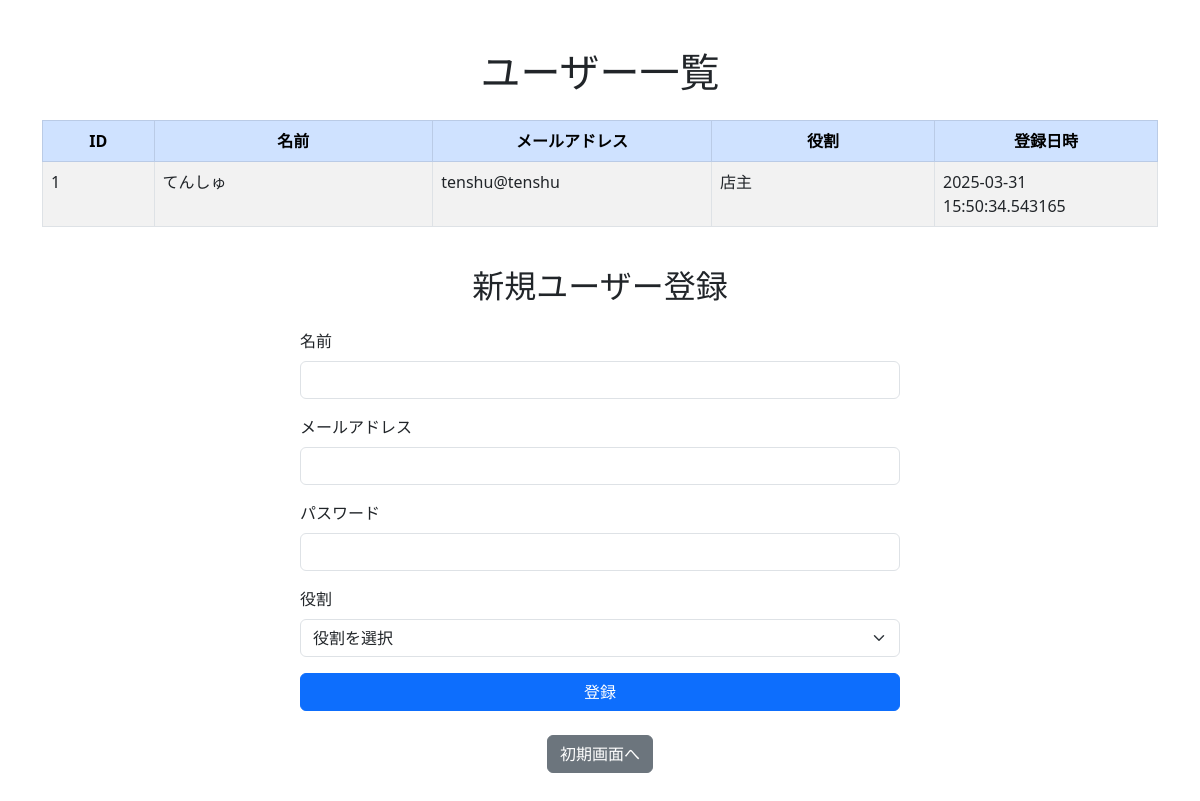
/users, run on an earlier commit of the app's database.
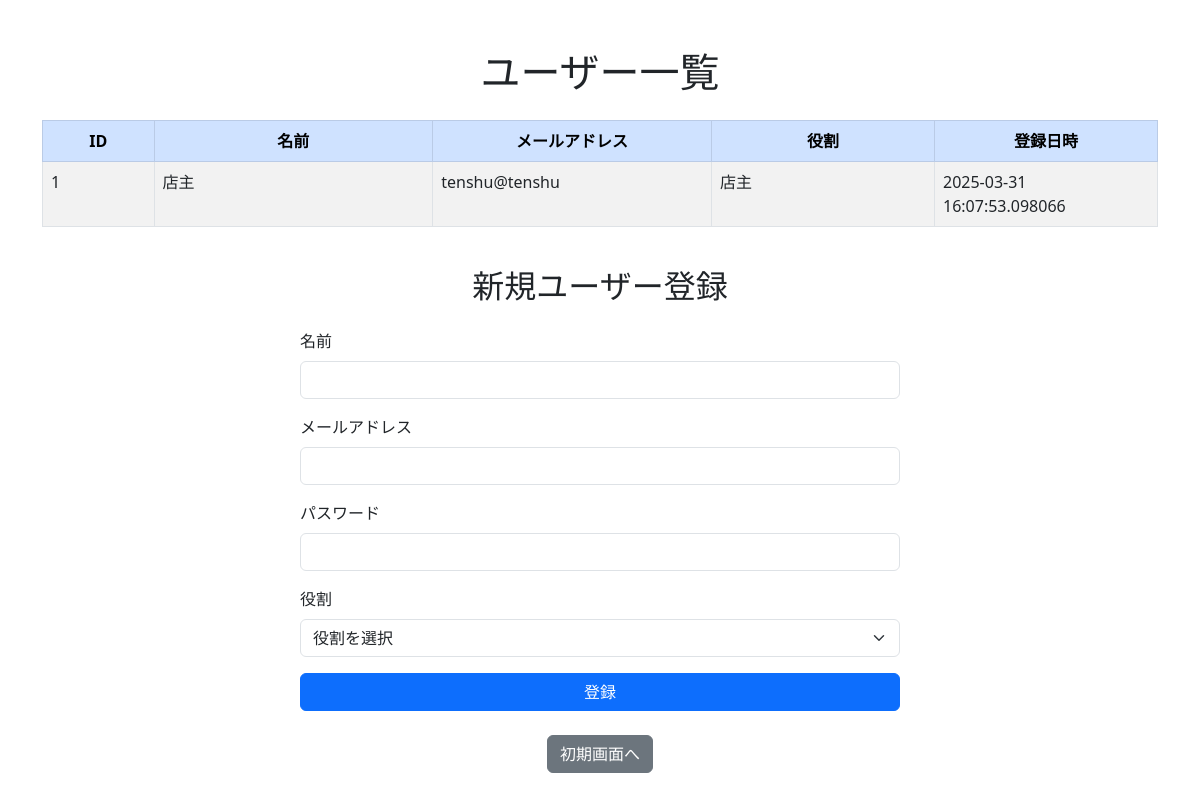
And on a later commit of the database.
### hackapp/models/restaurants.py (models this page shows)
class User(db.Model):
    id = db.Column(db.Integer, primary_key=True)
    name = db.Column(db.String(100))
    email = db.Column(db.String(100), unique = True)
    password = db.Column(db.String(200))
    role = db.Column(db.String(50))     # customer or shop_owner
    created_at = db.Column(db.DateTime, default=datetime.now(timezone.utc))
    updated_at = db.Column(db.DateTime, default=datetime.now(timezone.utc),onupdate=datetime.now(timezone.utc))

### hackapp/views.py (the view, shortened to what this page needs)
@app.route('/users', methods=['GET', 'POST'])   #ユーザ登録画面から受け取ったパラメータをDBに登録した後に一覧表示する画面
def create_users():
    users = User.query.all()
    return render_template('users_view.html', users=users)

### hackapp/templates/users_view.html (shortened to what this page needs)
<!DOCTYPE html>
<html lang="ja">
<head>
    <link href="https://cdn.jsdelivr.net/npm/bootstrap@5.3.0-alpha3/dist/css/bootstrap.min.css" rel="stylesheet">
</head>
<body>
    <div class="container my-5">
        <h1 class="text-center mb-4">ユーザー一覧</h1>
        <div class="table-responsive">
            <table class="table table-striped table-bordered">
                <thead class="table-primary text-center">
                    <tr>
                        <th style="width: 10%;">ID</th>
                        <th style="width: 25%;">名前</th>
                        <th style="width: 25%;">メールアドレス</th>
                        <th style="width: 20%;">役割</th>
                        <th style="width: 20%;">登録日時</th>
                    </tr>
                </thead>
                <tbody>
                    {% for user in users %}
                    <tr>
                        <td>{{ user.id }}</td>
                        <td>{{ user.name }}</td>
                        <td>{{ user.email }}</td>
                        <td>{{ user.role }}</td>
                        <td>{{ user.created_at }}</td>
                    </tr>
                    {% endfor %}
                </tbody>
            </table>
        </div>
        <h2 class="text-center my-4">新規ユーザー登録</h2>
        <form action="/users" method="POST" class="mx-auto" style="max-width: 600px;">
            <div class="mb-3">
                <label for="name" class="form-label">名前</label>
                <input type="text" id="name" name="name" class="form-control" required>
            </div>
            <div class="mb-3">
                <label for="email" class="form-label">メールアドレス</label>
                <input type="email" id="email" name="email" class="form-control" required>
            </div>
            <div class="mb-3">
                <label for="password" class="form-label">パスワード</label>
                <input type="password" id="password" name="password" class="form-control" required>
            </div>
            <div class="mb-3">
                <label for="role" class="form-label">役割</label>
                <select id="role" name="role" class="form-select" required>
                    <option value="" disabled selected>役割を選択</option>
                </select>
            </div>
            <div class="d-grid">
                <button type="submit" class="btn btn-primary">登録</button>
            </div>
        </form>
        <div class="text-center mt-4">
            <a href="/" class="btn btn-secondary">初期画面へ</a>
        </div>
    </div>
</body>
</html>

What changed in the data, as far as the page shows it:
changed User "店主": name "てんしゅ" → "店主"; created_at "2025-03-31 15:50:34.543165" → "2025-03-31 16:07:53.098066"
